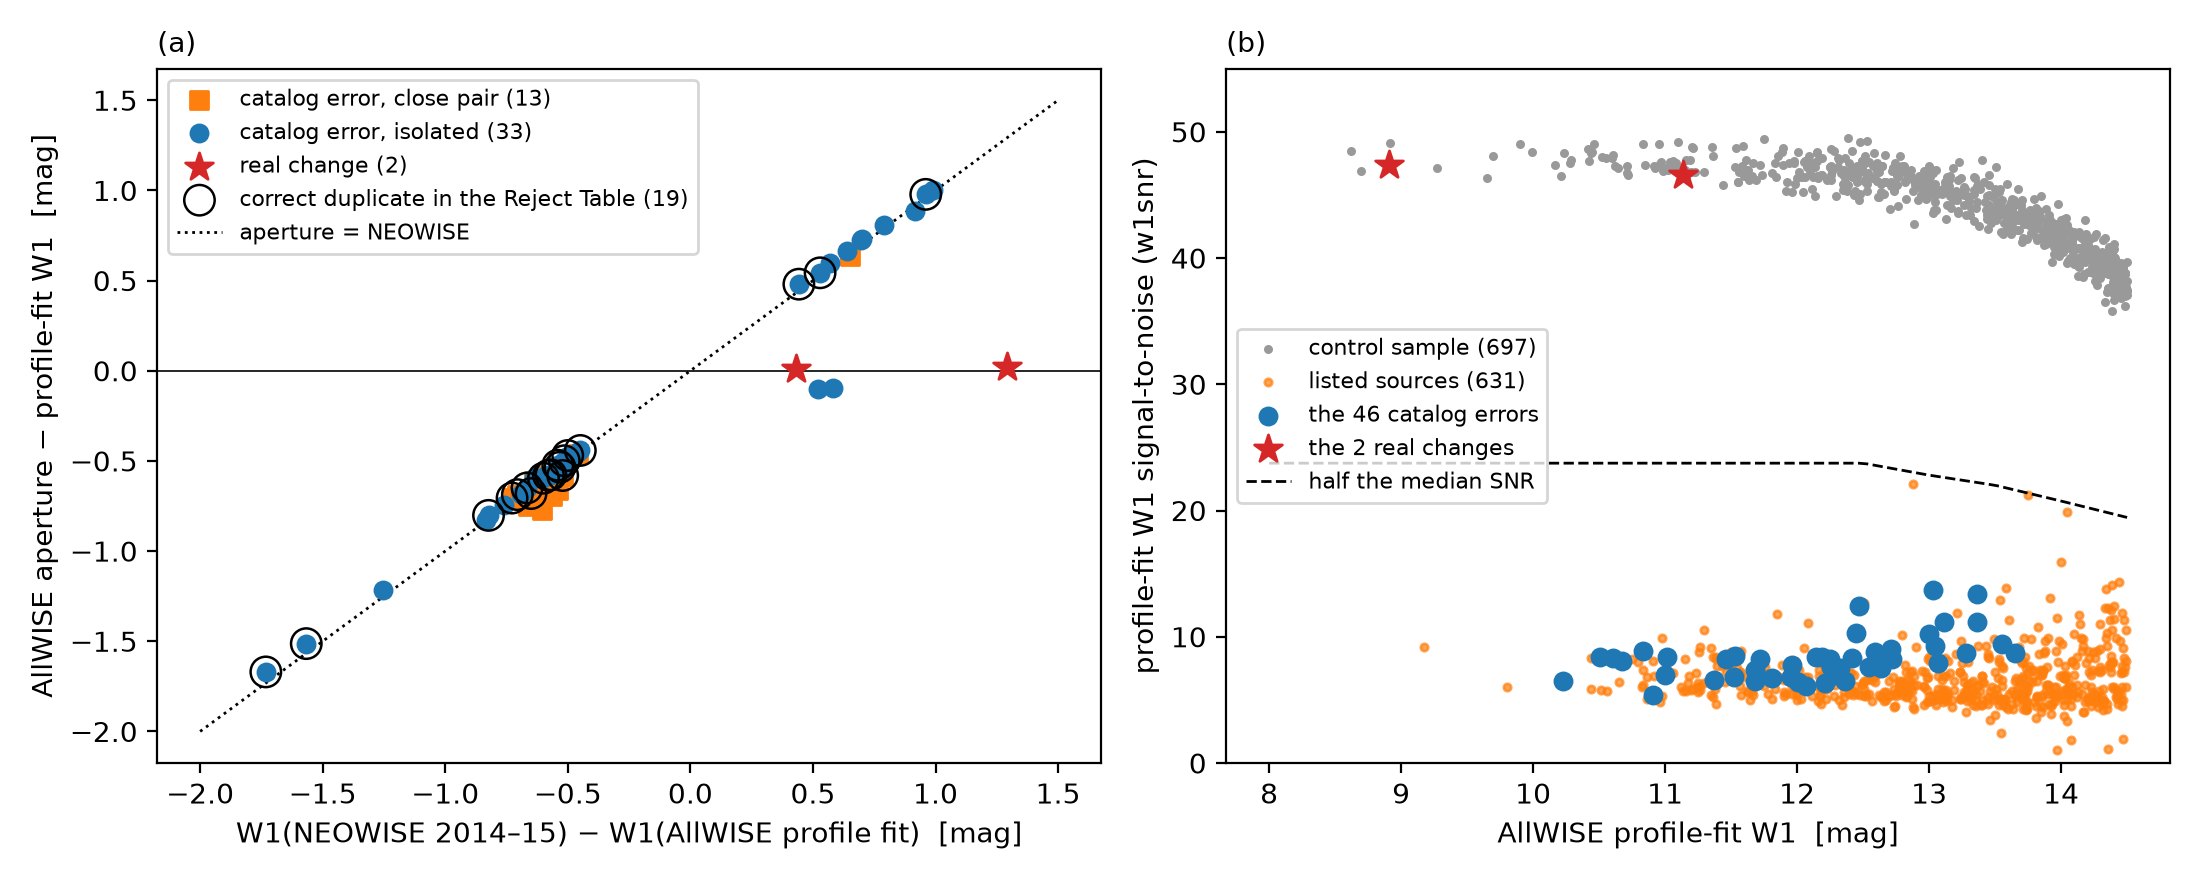

Reproduce this figure in Python.
"""Figure 1 of the AllWISE profile-fit note, from the tables in this directory. Run from the repo root."""
import sys

import matplotlib

matplotlib.use("Agg")
import matplotlib.pyplot as plt
import numpy as np
import pandas as pd

sys.path.insert(0, "src")
from oddsky.data.allwise import expected_w1snr  # noqa: E402

D = "docs/papers/rnaas_allwise/"
stars = pd.read_csv(D + "dbf_48_unflagged_stars.csv")
listed = pd.read_csv(D + "dbf_631_listed_sources.csv")
control = pd.read_csv(D + "data/control_cone.csv")
control = control[control.nb == 1]
rej = pd.read_csv(D + "data/reject_entries_48.csv")
cat = pd.read_csv(D + "data/catalog_tiles_48.csv").set_index("designation")
neo = rej.target.map(stars.set_index("designation").w1_neowise)
dup = set(rej[(rej.w1snr > 25) & ((rej.w1mpro - neo).abs() < 0.25) & (rej.sep < 5) & (rej.coadd_id == rej.target.map(cat.coadd_id))].target)
stars["dup"] = stars.designation.isin(dup)

fig, (a, b) = plt.subplots(1, 2, figsize=(11, 4.4))
x, y = stars.w1_neowise_minus_allwise, stars.w1mag - stars.w1mpro
style = {"catalog error, close pair": ("s", "tab:orange"), "catalog error, isolated": ("o", "tab:blue"), "real change": ("*", "tab:red")}
for k, (mk, col) in style.items():
    m = stars.klass == k
    a.scatter(x[m], y[m], marker=mk, c=col, s=110 if mk == "*" else 38, zorder=3, label=f"{k} ({m.sum()})")
m = stars.dup
a.scatter(x[m], y[m], marker="o", facecolors="none", edgecolors="k", s=120, linewidths=0.9, zorder=4,
          label=f"correct duplicate in the Reject Table ({m.sum()})")
a.plot([-2, 1.5], [-2, 1.5], "k:", lw=1, label="aperture = NEOWISE")
a.axhline(0, color="k", lw=0.6)
a.set_xlabel("W1(NEOWISE 2014–15) − W1(AllWISE profile fit)  [mag]")
a.set_ylabel("AllWISE aperture − profile-fit W1  [mag]")
a.legend(fontsize=8, loc="upper left")
a.set_title("(a)", loc="left", fontsize=10)

err, real = stars[stars.klass != "real change"], stars[stars.klass == "real change"]
b.scatter(control.w1mpro, control.w1snr, s=5, c="0.6", label=f"control sample ({len(control)})")
b.scatter(listed.w1mpro, listed.w1snr, s=7, c="tab:orange", alpha=0.7, label=f"listed sources ({len(listed)})")
b.scatter(err.w1mpro, err.w1snr, s=38, c="tab:blue", zorder=3, label=f"the {len(err)} catalog errors")
b.scatter(real.w1mpro, real.w1snr, marker="*", s=110, c="tab:red", zorder=3, label=f"the {len(real)} real changes")
w = np.linspace(8, 14.5, 100)
b.plot(w, [0.5 * expected_w1snr(v) for v in w], "k--", lw=1, label="half the median SNR")
b.set_xlabel("AllWISE profile-fit W1  [mag]")
b.set_ylabel("profile-fit W1 signal-to-noise (w1snr)")
b.set_ylim(0, 55)
b.legend(fontsize=8, loc="center left")
b.set_title("(b)", loc="left", fontsize=10)
fig.tight_layout()
fig.savefig(D + "figure1.png", dpi=200)
fig.savefig(D + "figure1.pdf")
print("duplicates ringed:", int(stars.dup.sum()))
